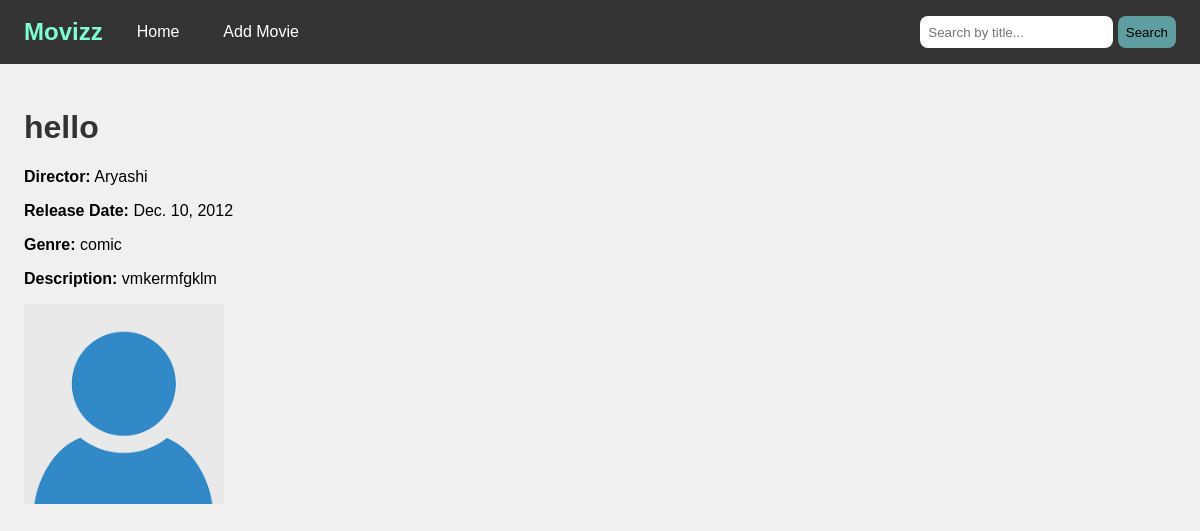
The app's page /movies/3/ with its own data.
### movies/models.py (models this page shows, shortened)
class Movie(models.Model):
    title = models.CharField(max_length=200)
    director = models.CharField(max_length=200)
    release_date = models.DateField()
    genre = models.CharField(max_length=100)
    description = models.TextField()
    poster_image = models.ImageField(upload_to='posters/', blank=True, null=True)

### movies/views.py (the view)
# urls.py: path('movies/<int:movie_id>/', views.movie_detail, name='movie_detail'),
def movie_detail(request, movie_id):
    movie = get_object_or_404(Movie, pk=movie_id)
    return render(request, 'movies/detail.html', {'movie': movie})

### movies/templates/movies/detail.html (shortened to what this page needs)
{% extends "base.html" %}
{% block content %}
<h1>{{ movie.title }}</h1>
<p><strong>Director:</strong> {{ movie.director }}</p>
<p><strong>Release Date:</strong> {{ movie.release_date }}</p>
<p><strong>Genre:</strong> {{ movie.genre }}</p>
<p><strong>Description:</strong> {{ movie.description }}</p>
{% if movie.poster_image %}
    <img src="{{ movie.poster_image.url }}" alt="{{ movie.title }}" width="200">
{% endif %}
{% endblock %}

### movies/static/movies/css/styles.css (style rules this page uses)
body { font-family: Arial, sans-serif; background-color: #f0f0f0; margin: 0; padding: 0; }
h1 { color: #333; }

### records on screen
Movie: title "hello", director "Aryashi", release_date "Dec. 10, 2012", genre "comic", description "vmkermfgklm", poster_image (placeholder picture)
